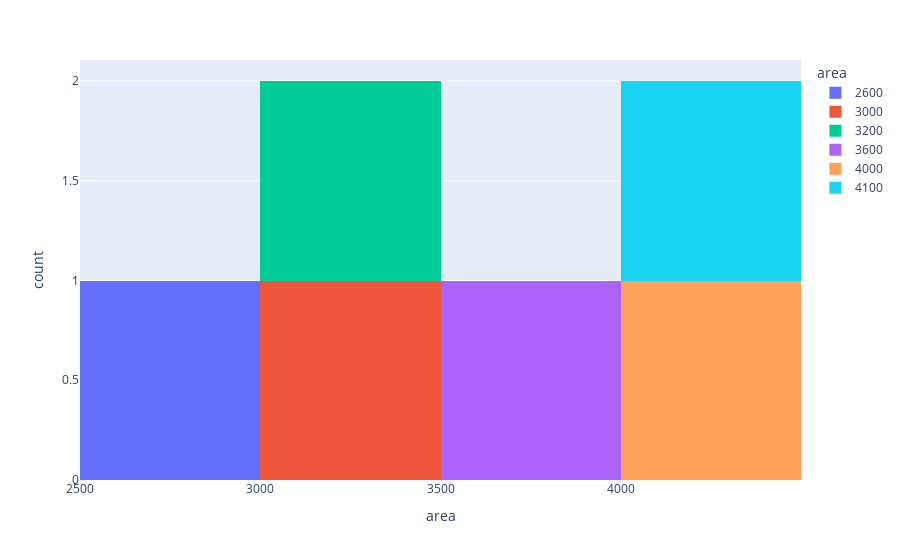

Here is the notebook cell this chart was saved with:
### Code cell
px.histogram(df, x=x, nbins=5,color=x)

### Figure 1 — Plotly figure (JSON) as saved in the notebook; plotly's stock layout.template omitted (floating-point values rounded to 4 significant figures)
{"data": [{"bingroup": "x", "hovertemplate": "area=%{x}<br>count=%{y}<extra></extra>", "legendgroup": "2600", "marker": {"color": "#636efa", "pattern": {"shape": ""}}, "name": "2600", "nbinsx": 5, "orientation": "v", "showlegend": true, "type": "histogram", "x": [2600], "xaxis": "x", "yaxis": "y"}, {"bingroup": "x", "hovertemplate": "area=%{x}<br>count=%{y}<extra></extra>", "legendgroup": "3000", "marker": {"color": "#EF553B", "pattern": {"shape": ""}}, "name": "3000", "nbinsx": 5, "orientation": "v", "showlegend": true, "type": "histogram", "x": [3000], "xaxis": "x", "yaxis": "y"}, {"bingroup": "x", "hovertemplate": "area=%{x}<br>count=%{y}<extra></extra>", "legendgroup": "3200", "marker": {"color": "#00cc96", "pattern": {"shape": ""}}, "name": "3200", "nbinsx": 5, "orientation": "v", "showlegend": true, "type": "histogram", "x": [3200], "xaxis": "x", "yaxis": "y"}, {"bingroup": "x", "hovertemplate": "area=%{x}<br>count=%{y}<extra></extra>", "legendgroup": "3600", "marker": {"color": "#ab63fa", "pattern": {"shape": ""}}, "name": "3600", "nbinsx": 5, "orientation": "v", "showlegend": true, "type": "histogram", "x": [3600], "xaxis": "x", "yaxis": "y"}, {"bingroup": "x", "hovertemplate": "area=%{x}<br>count=%{y}<extra></extra>", "legendgroup": "4000", "marker": {"color": "#FFA15A", "pattern": {"shape": ""}}, "name": "4000", "nbinsx": 5, "orientation": "v", "showlegend": true, "type": "histogram", "x": [4000], "xaxis": "x", "yaxis": "y"}, {"bingroup": "x", "hovertemplate": "area=%{x}<br>count=%{y}<extra></extra>", "legendgroup": "4100", "marker": {"color": "#19d3f3", "pattern": {"shape": ""}}, "name": "4100", "nbinsx": 5, "orientation": "v", "showlegend": true, "type": "histogram", "x": [4100], "xaxis": "x", "yaxis": "y"}], "layout": {"barmode": "relative", "legend": {"title": {"text": "area"}, "tracegroupgap": 0}, "margin": {"t": 60}, "xaxis": {"anchor": "y", "categoryarray": [2600, 3000, 3200, 3600, 4000, 4100], "categoryorder": "array", "domain": [0, 1], "title": {"text": "area"}}, "yaxis": {"anchor": "x", "domain": [0, 1], "title": {"text": "count"}}}}
